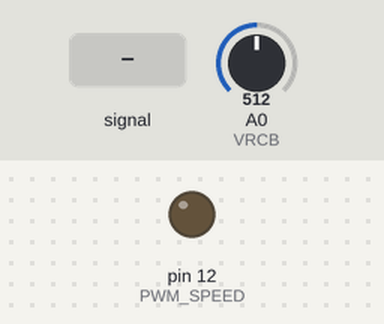
Bench run of a sketch on a simulated Arduino Uno, built with avr-gcc and run on an emulated ATmega328P. On the bench: output pins drawn as LEDs (lit = HIGH). Inputs (shaded band) come from the test bench; at power-on: A0 (VRCB) = 512. What the sketch prints to the serial monitor is not drawn.

Above: at 1.2 s.
1.3 s: A0 (VRCB) fed a 200 Hz sine of ±81 counts around its level
At 1.7 s:
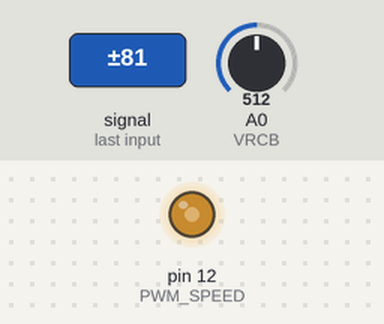
2.8 s: A0 (VRCB) set to 716
At 3.6 s:
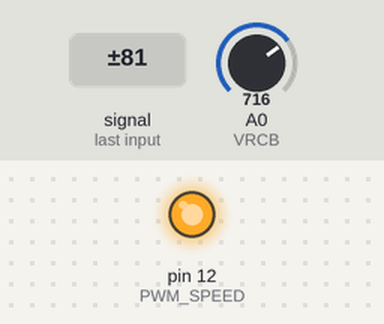
4.3 s: A0 (VRCB) set to 524
5.8 s: A0 (VRCB) set to 504
At 6.9 s:
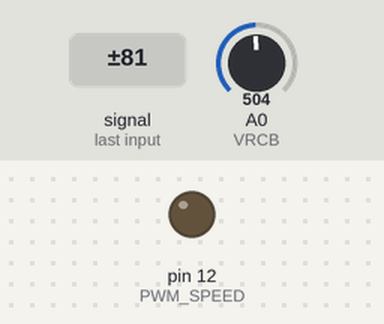
Timing chart, 0 to 8.3 s (numbered marks = the images above; inputs shaded):
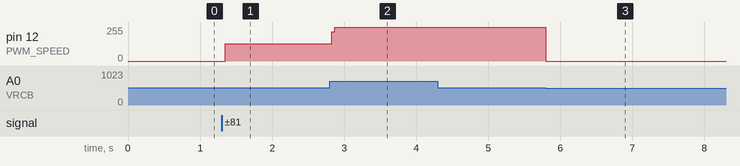

Measured:
- the behaviour switches between 515 and 514 on A0 (VRCB) (found by bisection; images 2 and 3)
- after the input at 1.3 s, pin 12 (PWM_SPEED): 0/255 → 130/255 after 0.05 s
- after the input at 2.8 s, pin 12 (PWM_SPEED): 130/255 → 255/255 at once
- after the input at 5.8 s, pin 12 (PWM_SPEED): 255/255 → 0/255 at once

The sketch:

VRCB_TEST.ino
```cpp
#define PWM_SPEED  12
#define VRCB   A0

void setup() {
  Serial.begin(115200);
  pinMode(PWM_SPEED, OUTPUT);
}

void loop() {

  Serial.println(analogRead(VRCB));
  Serial.println(map(analogRead(VRCB), 0, 1024, 0, 255));
  analogWrite(PWM_SPEED, map(analogRead(VRCB), 0, 1024, 0, 255));

}
```
